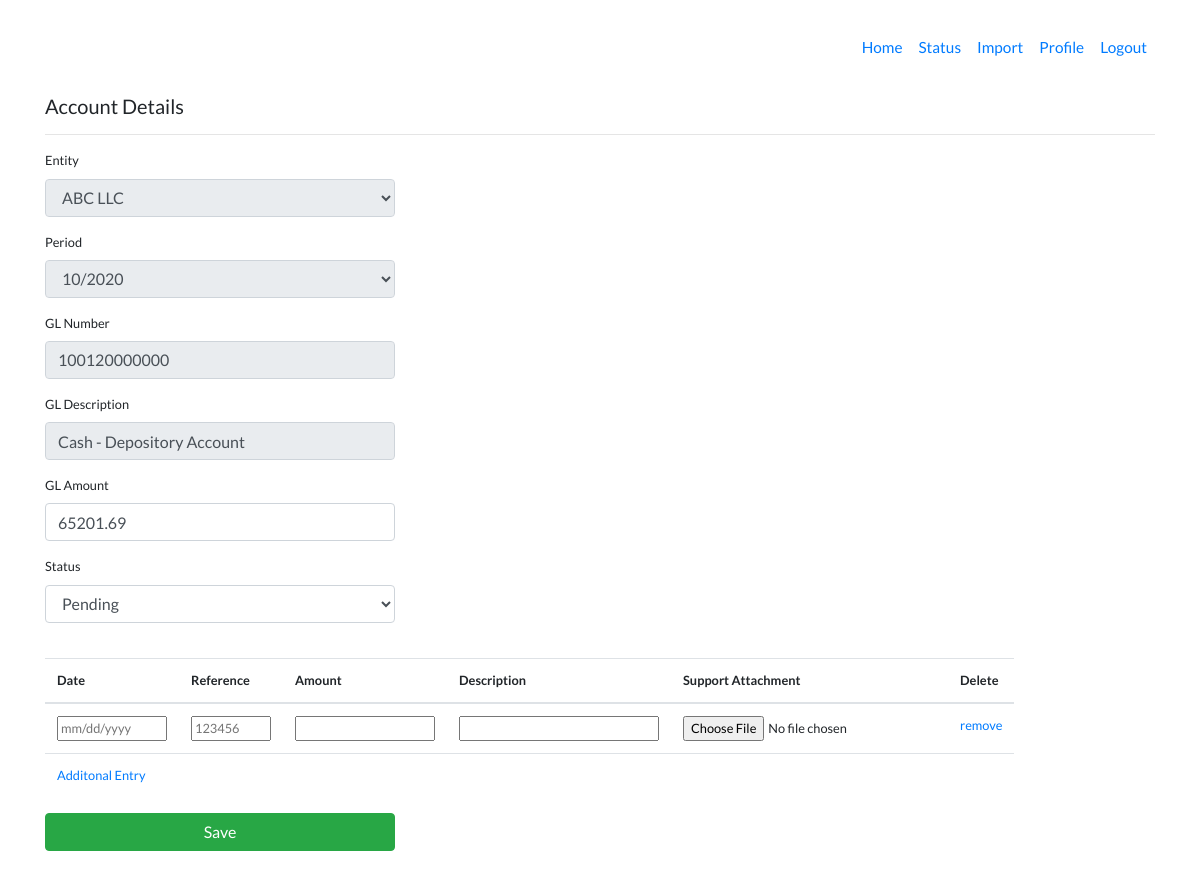
The app's page /rec/gldetail/8 (signed in) with its own data.
### rec/models.py (models this page shows, shortened)
class Entity(models.Model):
    entity = models.CharField(max_length=40)
    users = models.ManyToManyField(User)
    def __str__(self):
        return self.entity

class Period(models.Model):
    period = models.CharField(max_length=7, validators=[MinLengthValidator(7)])
    def __str__(self):
        return self.period

class Gldetail(models.Model):
    entity = models.ForeignKey(Entity, on_delete=models.CASCADE, default=None, blank=True, null=True)
    period = models.ForeignKey(Period, on_delete=models.CASCADE, default=None, blank=True, null=True)
    glnum = models.CharField(max_length=12, validators=[MinLengthValidator(12)], verbose_name='GL Number')
    gldesc = models.CharField(max_length=40, verbose_name='GL Description')
    username = models.ForeignKey(User, on_delete=models.CASCADE, related_name='usernames', editable=False)
    glamt = models.DecimalField(max_digits=11, decimal_places=2, verbose_name='GL Amount')
    status = models.ForeignKey(Status, on_delete=models.CASCADE, default=1)
    updated_at = models.DateTimeField(auto_now=True)
    class Meta:
        unique_together = (('entity','period','glnum'),)

### rec/views.py (the view, shortened to what this page needs)
# urls.py: path('gldetail/<int:pk>', views.GldetailGlpostUpdate.as_view(), name='gldetail-update'),
class GldetailGlpostUpdate(PostMixin, UpdateView):
    model = Gldetail
    form_class = GldetailForm
    success_url = reverse_lazy('gldetail-list')
    def get_context_data(self, **kwargs):
        data = super(GldetailGlpostUpdate, self).get_context_data(**kwargs)
        if self.request.POST:
            data['glposts'] = GlpostFormSet(self.request.POST, self.request.FILES, instance=self.object)
        else:
            data['glposts'] = GlpostFormSet(instance=self.object)
        return data

### rec/forms.py
class GldetailForm(ModelForm):
    def __init__(self, *args, **kwargs):
        super(GldetailForm, self).__init__(*args, **kwargs)
        self.fields['entity'].widget.attrs['disabled'] = True
        self.fields['period'].widget.attrs['disabled'] = True
        self.fields['glnum'].widget.attrs['readonly'] = True
        self.fields['gldesc'].widget.attrs['readonly'] = True
    class Meta:
        model = Gldetail
        fields = '__all__'

### rec/models.py (called while the page is built)
    def __str__(self):
        return self.option

### rec/templates/rec/gldetail_form.html (shortened to what this page needs)
{% extends "base.html" %}
{% load static %}
{% load crispy_forms_tags %}
{% load widget_tweaks %}
{% block content %}
<br>
    <h5>Account Details</h5>
    <hr>
    <div class="row">
        <div class="col-md-4">
            <form action="" enctype="multipart/form-data" method="post" onsubmit="return confirm('Do you want to save your work?');">
                {{ form|crispy }}
                <br>
                    <table class="table">
                        {% for form in glposts.forms %}
                            {% if forloop.first %}
                                <thead>
                                <tr>
                                    {% for field in form.visible_fields %}
                                        <th>{{ field.label|capfirst }}</th>
                                    {% endfor %}
                                </tr>
                                </thead>
                            {% endif %}
                            <tr class="{% cycle row1 row2 %} formset_row">
                                {% for field in form.visible_fields %}
                                    <td>
                                        {{ field }}
                                    </td>
                                {% endfor %}
                            </tr>
                        {% endfor %}
                    </table>
                <input type="submit" class="btn btn-success btn-block" value="Save"/>
            </form>
        </div>
    </div>
    <br>
    <br>
{% endblock %}

### rec/templates/base.html (shortened to what this page needs)
{% load static %}
<!doctype html>
<html lang="en">
  <head>
    <link rel="stylesheet" href="https://cdn.jsdelivr.net/npm/bootstrap@4.5.3/dist/css/bootstrap.min.css">
  </head>
  <body>
    <br>
    {% if user.is_authenticated %}
    <nav class="navbar navbar-expand-lg static-top">
      <div class="container">
        <br>
            <div class="collapse navbar-collapse" id="navbarResponsive">
              <ul class="navbar-nav ml-auto">
              <li class="nav-item">
                <a class="nav-link" href="{% url 'gldetail-list' %}">Home</a>
              </li>
              <li class="nav-item">
                <a class="nav-link" href="{% url 'status' %}">Status</a>
              </li>
              <li class="nav-item">
                <a class="nav-link" href="{% url 'gldetail-import' %}">Import</a>
              </li>
              <li class="nav-item">
                <a class="nav-link" href="{% url 'profile' %}">Profile</a>
              </li>
              <li class="nav-item">
                <a class="nav-link" href="{% url 'logout' %}">Logout</a>
              </li>
            </ul>
        </div>
      </div>
    </nav>
    <div class="container">
      {% block content %}{% endblock %}
        {% endif %}
      </div>
  </body>
</html>

### rec/templates/base.html (style rules this page uses)
body { font-family: 'Lato', sans-serif; font-size: .8em; }
li a { font-size: 1.2em; }

### records on screen
Entity: entity "ABC LLC"
Period: period "10/2020"
Gldetail: glnum "100120000000", gldesc "Cash - Depository Account", glamt "65201.69", status "Pending"

### other values on screen
{{ field.label|capfirst }} "Date" "Reference" "Amount" "Description" "Support Attachment" "Delete"
